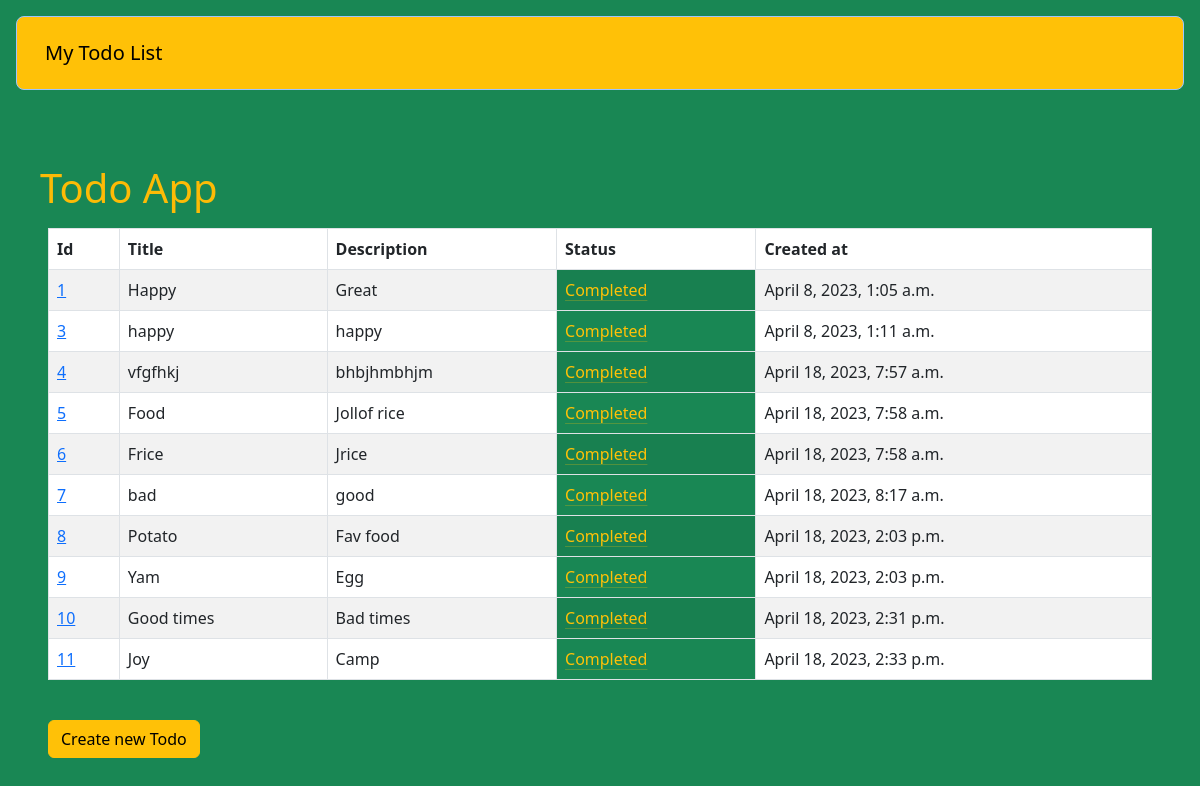
The page / on the database its author committed.
### app/models.py (models this page shows, shortened)
class Todo(models.Model):
    title = models.CharField(max_length=100)
    description = models.TextField(blank=True)
    completed = models.BooleanField(default=False)
    created_at = models.DateTimeField(auto_now_add=True)

### app/views.py (the view)
# urls.py: path('', views.home, name='home'),
def home(request):
    todo_list = Todo.objects.all()
    return render(request, 'home.html', {'todo_list':todo_list})

### app/templates/home.html (shortened to what this page needs)
<!DOCTYPE html>
<html lang="en">
<head>
    <link href="https://cdn.jsdelivr.net/npm/bootstrap@5.3.0-alpha3/dist/css/bootstrap.min.css" rel="stylesheet">
</head>
<body>
    <div class="p-3 mb-2 bg-success text-emphasis-warning">
    <nav class="navbar p-3 text-primary-emphasis bg-warning border border-primary-subtle rounded-3">
  <div class="container-fluid">
    <a class="navbar-brand" href="#">
      My Todo List
    </a>
  </div>
</nav>
 <div class="col-159 mt- p-4">
    <div style="margin-top: 50px; color:rgb(253, 187, 6); width: 100%;">
<h1 class="ui center aligned header">Todo App</h1>
    <div class="w-40 p-2">
<table class="table table-striped table-hover table-bordered" style="color: rgb(253, 187, 6);">
    <thead>
      <tr>
         <th scope="col">Id</th>
        <th scope="col">Title</th>
        <th scope="col">Description</th>
        <th scope="col">Status</th>
        <th scope="col">Created at</th>
    </tr>
    </thead>
    <tbody>
{% for todo in todo_list %}
        {% if todo.completed %}
            <tr >
            <td> <a href="{% url 'todo_lists' todo.id  %}">{{ todo.id }}</a></td>
                <td>{{ todo.title }}</td>
                <td>{{ todo.description }}</td>
                <td class="bg-success"><a href="{% url 'incomplete' todo.id %}" class="link-warning link-offset-2 link-underline-opacity-25 link-underline-opacity-100-hover">Completed</a></td>
                <td>{{ todo.created_at }} </td>
                    </tr>
        {% endif %}
{% endfor %}
    </tbody>
  </table>
  <br>
 <a href="{% url 'add_todo'  %}" class="btn btn-warning">Create new Todo</a>
        </div>
</div>
</div>
</div>
</body>
</html>

### rows shown on the page
Todo: id "1", title "Happy", description "Great", created_at "April 8, 2023, 1:05 a.m."
Todo: id "3", title "happy", description "happy", created_at "April 8, 2023, 1:11 a.m."
Todo: id "4", title "vfgfhkj", description "bhbjhmbhjm", created_at "April 18, 2023, 7:57 a.m."
Todo: id "5", title "Food", description "Jollof rice", created_at "April 18, 2023, 7:58 a.m."
Todo: id "6", title "Frice", description "Jrice", created_at "April 18, 2023, 7:58 a.m."
Todo: id "7", title "bad", description "good", created_at "April 18, 2023, 8:17 a.m."
Todo: id "8", title "Potato", description "Fav food", created_at "April 18, 2023, 2:03 p.m."
Todo: id "9", title "Yam", description "Egg", created_at "April 18, 2023, 2:03 p.m."
Todo: id "10", title "Good times", description "Bad times", created_at "April 18, 2023, 2:31 p.m."
Todo: id "11", title "Joy", description "Camp", created_at "April 18, 2023, 2:33 p.m."
